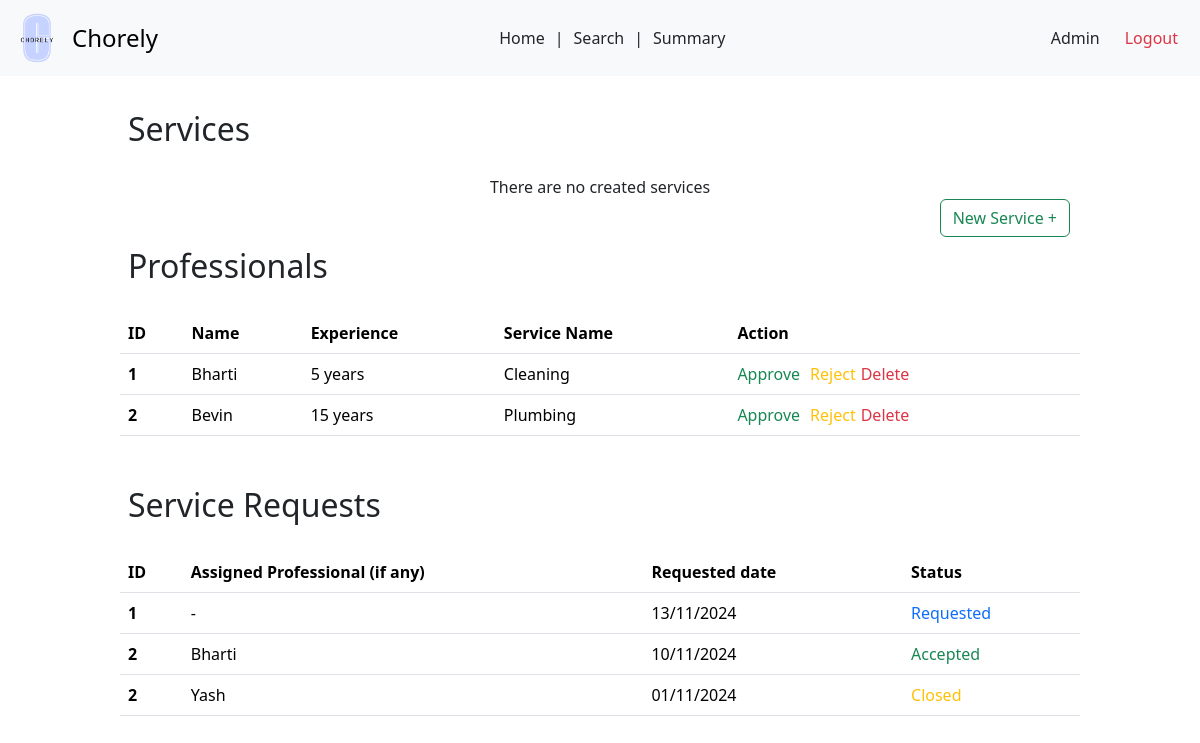
/admin, run on an earlier commit of the app's database.
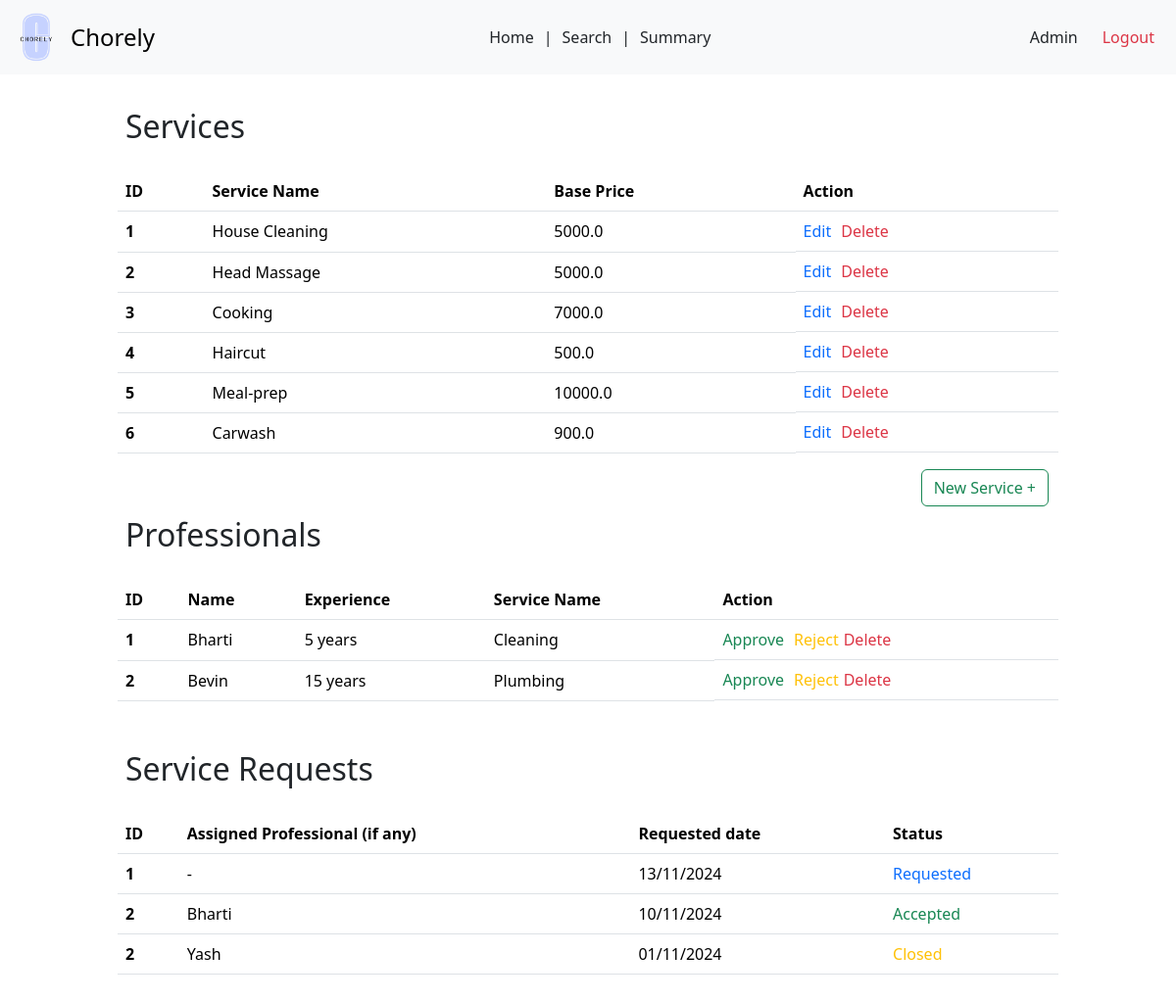
And on a later commit of the database.
### backend/models.py (models this page shows)
class Services(db.Model):
    __tablename__ = 'Services'
    service_id = db.Column(db.Integer, primary_key=True, autoincrement=True)
    name = db.Column(db.String, nullable=False)
    description = db.Column(db.String)
    base_price = db.Column(db.Float, nullable=False)
    time_required = db.Column(db.Integer)
    category = db.Column(db.String)
    service_professionals = db.relationship('ServiceProfessionals', backref='service')
    service_requests = db.relationship('ServiceRequests', backref='service')

### backend/controllers.py (the view)
@app.route('/admin')
def admin_dash():
  services = Services.query.all()
  return render_template('admin-dash.html', services = services)

### templates/admin-dash.html (shortened to what this page needs)
<!DOCTYPE html>
<html lang="en">
<head>
  <link href="https://cdn.jsdelivr.net/npm/bootstrap@5.3.3/dist/css/bootstrap.min.css" rel="stylesheet">
  <link rel="stylesheet" href="{{ url_for('static', filename = 'prof-dash.css')}}">
  <link rel="stylesheet" href="{{ url_for('static', filename = 'navbar.css')}}">
</head>
<body>
  <nav class="navbar bg-body-tertiary">
    <div class="container-fluid">
      <a class="navbar-brand d-flex align-items-center" href="#" style="text-decoration: none;">
        <img src="{{ url_for('static', filename = 'logo.png')}}" alt="Chorely Logo" width="50" height="50" id="logo">
        <span style="font-size: 1.5rem;">Chorely</span>
      </a>
      <div style="display: flex;">
        <a class="nav-link active" aria-current="page" href="#">Home</a>
        |
        <a class="nav-link" href="#">Search</a>
        |
        <a class="nav-link" href="#">Summary</a>
      </div>
      <div class="d-flex text text-end">
        <a class="nav-link" href="#">Admin</a>
        <a class="nav-link text-danger" href="/userlogin">Logout</a>
      </div>
    </div>
  </nav>
  <div id="main">
    <div id="canvas">
      <br>
      <h2 class="headings">Services</h2><br>
      {% if services|length==0 %}
        <div class="text text-center">
          There are no created services
        </div>
      {% else %}
        <div>
          <table class="table">
            <thead>
              <tr>
                <th scope="col">ID</th>
                <th scope="col">Service Name</th>
                <th scope="col">Base Price</th>
                <th scope="col">Action</th>
              </tr>
            </thead>
            <tbody>
              {% for service in services %}
                <tr>
                  <th scope="row">{{ loop.index }}</th>
                  <td>{{service.name}}</td>
                  <td>{{ service.base_price }}</td>
                  <td class="d-flex"><a href="#" class="nav-link text-primary accept-btn" >Edit</a><a href="#" class="nav-link text-danger reject-btn">Delete</a> </td>
                </tr>
              {% endfor %}
            </tbody>
          </table>
        </div>
      {% endif %}
      <div class="text text-end">
        <a href="#"><button class="btn btn-outline-success">New Service +</button></a>
      </div>
      <h2 class="headings">Professionals</h2><br>
      <div>
        <table class="table">
          <thead>
            <tr>
              <th scope="col">ID</th>
              <th scope="col">Name</th>
              <th scope="col">Experience</th>
              <th scope="col">Service Name</th>
              <th scope="col">Action</th>
            </tr>
          </thead>
          <tbody>
            <tr>
              <th scope="row">1</th>
              <td>Bharti</td>
              <td>5 years</td>
              <td>Cleaning</td>
              <td class="d-flex"><a href="#" class="nav-link text-success accept-btn">Approve</a> <a href="#" class="nav-link text-warning reject-btn"> Reject</a><a href="#" class="nav-link text-danger reject-btn">Delete</a></td>
            </tr>
            <tr>
              <th scope="row">2</th>
              <td>Bevin</td>
              <td>15 years</td>
              <td>Plumbing</td>
              <td class="d-flex"><a href="#" class="nav-link text-success accept-btn">Approve</a> <a href="#" class="nav-link text-warning reject-btn"> Reject</a><a href="#" class="nav-link text-danger reject-btn">Delete</a></td>
            </tr>
          </tbody>
        </table>
      </div>
      <br>
      <h2 class="headings">Service Requests</h2><br>
      <div>
        <table class="table">
          <thead>
            <tr>
              <th scope="col">ID</th>
              <th scope="col">Assigned Professional (if any)</th>
              <th scope="col">Requested date</th>
              <th scope="col">Status</th>
            </tr>
          </thead>
          <tbody>
            <tr>
              <th scope="row">1</th>
              <td>-</td>
              <td>13/11/2024</td>
              <td class="text text-primary">Requested</td>
            </tr>
            <tr>
              <th scope="row">2</th>
              <td>Bharti</td>
              <td>10/11/2024</td>
              <td class="text text-success">Accepted</td>
            </tr>
            <tr>
              <th scope="row">2</th>
              <td>Yash</td>
              <td>01/11/2024</td>
              <td class="text text-warning">Closed</td>
            </tr>
          </tbody>
        </table>
      </div>
</body>
</html>

### static/prof-dash.css (style rules this page uses)
* { margin: 0px; }
#main, #canvas { border: 2px none black; }
#canvas { width: 80%; margin: auto; height: max-content; padding-bottom: 100px; }
.headings { margin: 3px; padding-left: 5px; margin-top: 10px; }
.accept-btn { margin-right: 5px; }
.reject-btn { margin-left: 5px; }

### static/navbar.css (style rules this page uses)
#logo { object-fit: contain ; margin-right: 10px; filter: brightness(1.1) contrast(1.1) saturate(1.2); filter: contrast(100%); }
.text-end { margin-right: 10px; }

What changed in the data, as far as the page shows it:
added Services: name "House Cleaning", base_price "5000.0"
added Services: name "Head Massage", base_price "5000.0"
added Services: name "Cooking", base_price "7000.0"
added Services: name "Haircut", base_price "500.0"
added Services: name "Meal-prep", base_price "10000.0"
added Services: name "Carwash", base_price "900.0"
Also different on the page:
text no longer shown: "There are no created services"
text now shown: "ID Service Name Base Price Action"
